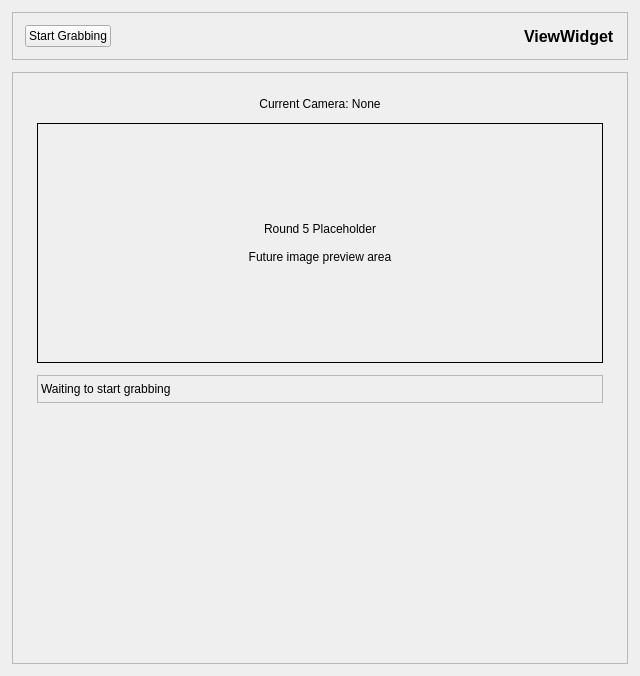
<?xml version="1.0" encoding="UTF-8"?>
<ui version="4.0">
 <class>ViewWidget</class>
 <widget class="QWidget" name="ViewWidget">
  <property name="geometry">
   <rect>
    <x>0</x>
    <y>0</y>
    <width>640</width>
    <height>676</height>
   </rect>
  </property>
  <property name="windowTitle">
   <string>Form</string>
  </property>
  <layout class="QVBoxLayout" name="verticalLayout">
   <property name="spacing">
    <number>12</number>
   </property>
   <property name="leftMargin">
    <number>12</number>
   </property>
   <property name="topMargin">
    <number>12</number>
   </property>
   <property name="rightMargin">
    <number>12</number>
   </property>
   <property name="bottomMargin">
    <number>12</number>
   </property>
   <item>
    <widget class="QFrame" name="toolbarFrame">
     <property name="frameShape">
      <enum>QFrame::Shape::StyledPanel</enum>
     </property>
     <property name="frameShadow">
      <enum>QFrame::Shadow::Raised</enum>
     </property>
     <layout class="QHBoxLayout" name="toolbarLayout">
      <property name="spacing">
       <number>8</number>
      </property>
      <property name="leftMargin">
       <number>12</number>
      </property>
      <property name="topMargin">
       <number>12</number>
      </property>
      <property name="rightMargin">
       <number>12</number>
      </property>
      <property name="bottomMargin">
       <number>12</number>
      </property>
      <item>
       <widget class="QPushButton" name="grabbingButton">
        <property name="text">
         <string>Start Grabbing</string>
        </property>
       </widget>
      </item>
      <item>
       <spacer name="horizontalSpacer">
        <property name="orientation">
         <enum>Qt::Horizontal</enum>
        </property>
        <property name="sizeHint" stdset="0">
         <size>
          <width>40</width>
          <height>20</height>
         </size>
        </property>
       </spacer>
      </item>
      <item>
       <widget class="QLabel" name="moduleTitleLabel">
        <property name="font">
         <font>
          <pointsize>12</pointsize>
          <bold>true</bold>
         </font>
        </property>
        <property name="text">
         <string>ViewWidget</string>
        </property>
       </widget>
      </item>
     </layout>
    </widget>
   </item>
   <item>
    <widget class="QFrame" name="previewFrame">
     <property name="frameShape">
      <enum>QFrame::Shape::StyledPanel</enum>
     </property>
     <property name="frameShadow">
      <enum>QFrame::Shadow::Raised</enum>
     </property>
     <layout class="QVBoxLayout" name="previewLayout">
      <property name="spacing">
       <number>12</number>
      </property>
      <property name="leftMargin">
       <number>24</number>
      </property>
      <property name="topMargin">
       <number>24</number>
      </property>
      <property name="rightMargin">
       <number>24</number>
      </property>
      <property name="bottomMargin">
       <number>24</number>
      </property>
      <item>
       <widget class="QLabel" name="cameraLabel">
        <property name="text">
         <string>Current Camera: None</string>
        </property>
        <property name="alignment">
         <set>Qt::AlignCenter</set>
        </property>
       </widget>
      </item>
      <item>
       <widget class="QLabel" name="placeholderLabel">
        <property name="minimumSize">
         <size>
          <width>0</width>
          <height>240</height>
         </size>
        </property>
        <property name="frameShape">
         <enum>QFrame::Shape::Box</enum>
        </property>
        <property name="text">
         <string>Round 5 Placeholder

Future image preview area</string>
        </property>
        <property name="alignment">
         <set>Qt::AlignCenter</set>
        </property>
       </widget>
      </item>
      <item>
       <widget class="QLabel" name="statusLabel">
        <property name="minimumSize">
         <size>
          <width>0</width>
          <height>28</height>
         </size>
        </property>
        <property name="frameShape">
         <enum>QFrame::Shape::StyledPanel</enum>
        </property>
        <property name="text">
         <string>Waiting to start grabbing</string>
        </property>
        <property name="alignment">
         <set>Qt::AlignLeading|Qt::AlignLeft|Qt::AlignVCenter</set>
        </property>
       </widget>
      </item>
      <item>
       <spacer name="verticalSpacer">
        <property name="orientation">
         <enum>Qt::Vertical</enum>
        </property>
        <property name="sizeHint" stdset="0">
         <size>
          <width>20</width>
          <height>40</height>
         </size>
        </property>
       </spacer>
      </item>
     </layout>
    </widget>
   </item>
  </layout>
 </widget>
 <resources/>
 <connections/>
</ui>
